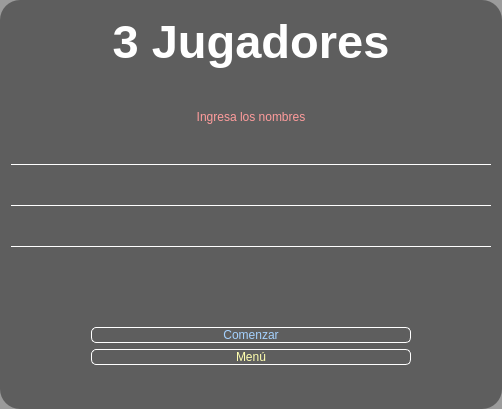
              <widget class="QWidget" name="tres">
               <property name="styleSheet">
                <string notr="true">QWidget {
	background-color: rgba(0, 0, 0, 100); 
	border-radius:20px;
}

QPushButton {
	font: 87 20pt &quot;Txt&quot;;
	background-color: #000000ff;
	border-radius: 5px;
	border: 1px solid white;
}

QPushButton:hover {
	background-color: black;
}</string>
               </property>
               <layout class="QVBoxLayout" name="verticalLayout_16">
                <item>
                 <widget class="QLabel" name="label_24">
                  <property name="minimumSize">
                   <size>
                    <width>480</width>
                    <height>60</height>
                   </size>
                  </property>
                  <property name="maximumSize">
                   <size>
                    <width>16777215</width>
                    <height>60</height>
                   </size>
                  </property>
                  <property name="font">
                   <font>
                    <family>MS Sans Serif</family>
                    <pointsize>35</pointsize>
                    <italic>false</italic>
                    <bold>true</bold>
                   </font>
                  </property>
                  <property name="layoutDirection">
                   <enum>Qt::RightToLeft</enum>
                  </property>
                  <property name="styleSheet">
                   <string notr="true">font: 700 35pt &quot;MS Sans Serif&quot;;
color: rgb(255, 255, 255);
background-color: #000000ff;
</string>
                  </property>
                  <property name="text">
                   <string>3 Jugadores</string>
                  </property>
                  <property name="alignment">
                   <set>Qt::AlignCenter</set>
                  </property>
                 </widget>
                </item>
                <item>
                 <spacer name="verticalSpacer_17">
                  <property name="orientation">
                   <enum>Qt::Vertical</enum>
                  </property>
                  <property name="sizeHint" stdset="0">
                   <size>
                    <width>20</width>
                    <height>33</height>
                   </size>
                  </property>
                 </spacer>
                </item>
                <item>
                 <widget class="QLabel" name="label_23">
                  <property name="maximumSize">
                   <size>
                    <width>16777215</width>
                    <height>40</height>
                   </size>
                  </property>
                  <property name="styleSheet">
                   <string notr="true">font: 87 20pt &quot;Txt&quot;;
color: rgb(255, 156, 156);
background-color: #000000ff;

	</string>
                  </property>
                  <property name="text">
                   <string>Ingresa los nombres</string>
                  </property>
                  <property name="alignment">
                   <set>Qt::AlignCenter</set>
                  </property>
                 </widget>
                </item>
                <item>
                 <widget class="QTextEdit" name="in_nombre_3">
                  <property name="sizePolicy">
                   <sizepolicy hsizetype="Expanding" vsizetype="Expanding">
                    <horstretch>0</horstretch>
                    <verstretch>0</verstretch>
                   </sizepolicy>
                  </property>
                  <property name="minimumSize">
                   <size>
                    <width>0</width>
                    <height>34</height>
                   </size>
                  </property>
                  <property name="maximumSize">
                   <size>
                    <width>16777215</width>
                    <height>35</height>
                   </size>
                  </property>
                  <property name="styleSheet">
                   <string notr="true">font: 87 20pt &quot;Txt&quot;;
color: rgb(255, 255, 255);
background-color: #000000ff;
border: none;
border-bottom: 1px solid white;</string>
                  </property>
                  <property name="verticalScrollBarPolicy">
                   <enum>Qt::ScrollBarAlwaysOff</enum>
                  </property>
                  <property name="html">
                   <string>&lt;!DOCTYPE HTML PUBLIC &quot;-//W3C//DTD HTML 4.0//EN&quot; &quot;http://www.w3.org/TR/REC-html40/strict.dtd&quot;&gt;
&lt;html&gt;&lt;head&gt;&lt;meta name=&quot;qrichtext&quot; content=&quot;1&quot; /&gt;&lt;meta charset=&quot;utf-8&quot; /&gt;&lt;style type=&quot;text/css&quot;&gt;
p, li { white-space: pre-wrap; }
hr { height: 1px; border-width: 0; }
li.unchecked::marker { content: &quot;\2610&quot;; }
li.checked::marker { content: &quot;\2612&quot;; }
&lt;/style&gt;&lt;/head&gt;&lt;body style=&quot; font-family:'Txt'; font-size:20pt; font-weight:87; font-style:normal;&quot;&gt;
&lt;p style=&quot;-qt-paragraph-type:empty; margin-top:0px; margin-bottom:0px; margin-left:0px; margin-right:0px; -qt-block-indent:0; text-indent:0px;&quot;&gt;&lt;br /&gt;&lt;/p&gt;&lt;/body&gt;&lt;/html&gt;</string>
                  </property>
                 </widget>
                </item>
                <item>
                 <widget class="QTextEdit" name="in_nombre_4">
                  <property name="sizePolicy">
                   <sizepolicy hsizetype="Expanding" vsizetype="Expanding">
                    <horstretch>0</horstretch>
                    <verstretch>0</verstretch>
                   </sizepolicy>
                  </property>
                  <property name="minimumSize">
                   <size>
                    <width>0</width>
                    <height>34</height>
                   </size>
                  </property>
                  <property name="maximumSize">
                   <size>
                    <width>16777215</width>
                    <height>35</height>
                   </size>
                  </property>
                  <property name="styleSheet">
                   <string notr="true">font: 87 20pt &quot;Txt&quot;;
color: rgb(255, 255, 255);
background-color: #000000ff;
border: none;
border-bottom: 1px solid white;</string>
                  </property>
                  <property name="verticalScrollBarPolicy">
                   <enum>Qt::ScrollBarAlwaysOff</enum>
                  </property>
                  <property name="html">
                   <string>&lt;!DOCTYPE HTML PUBLIC &quot;-//W3C//DTD HTML 4.0//EN&quot; &quot;http://www.w3.org/TR/REC-html40/strict.dtd&quot;&gt;
&lt;html&gt;&lt;head&gt;&lt;meta name=&quot;qrichtext&quot; content=&quot;1&quot; /&gt;&lt;meta charset=&quot;utf-8&quot; /&gt;&lt;style type=&quot;text/css&quot;&gt;
p, li { white-space: pre-wrap; }
hr { height: 1px; border-width: 0; }
li.unchecked::marker { content: &quot;\2610&quot;; }
li.checked::marker { content: &quot;\2612&quot;; }
&lt;/style&gt;&lt;/head&gt;&lt;body style=&quot; font-family:'Txt'; font-size:20pt; font-weight:87; font-style:normal;&quot;&gt;
&lt;p style=&quot;-qt-paragraph-type:empty; margin-top:0px; margin-bottom:0px; margin-left:0px; margin-right:0px; -qt-block-indent:0; text-indent:0px;&quot;&gt;&lt;br /&gt;&lt;/p&gt;&lt;/body&gt;&lt;/html&gt;</string>
                  </property>
                 </widget>
                </item>
                <item>
                 <widget class="QTextEdit" name="in_nombre_5">
                  <property name="sizePolicy">
                   <sizepolicy hsizetype="Expanding" vsizetype="Expanding">
                    <horstretch>0</horstretch>
                    <verstretch>0</verstretch>
                   </sizepolicy>
                  </property>
                  <property name="minimumSize">
                   <size>
                    <width>0</width>
                    <height>34</height>
                   </size>
                  </property>
                  <property name="maximumSize">
                   <size>
                    <width>16777215</width>
                    <height>35</height>
                   </size>
                  </property>
                  <property name="styleSheet">
                   <string notr="true">font: 87 20pt &quot;Txt&quot;;
color: rgb(255, 255, 255);
background-color: #000000ff;
border: none;
border-bottom: 1px solid white;</string>
                  </property>
                  <property name="verticalScrollBarPolicy">
                   <enum>Qt::ScrollBarAlwaysOff</enum>
                  </property>
                  <property name="html">
                   <string>&lt;!DOCTYPE HTML PUBLIC &quot;-//W3C//DTD HTML 4.0//EN&quot; &quot;http://www.w3.org/TR/REC-html40/strict.dtd&quot;&gt;
&lt;html&gt;&lt;head&gt;&lt;meta name=&quot;qrichtext&quot; content=&quot;1&quot; /&gt;&lt;meta charset=&quot;utf-8&quot; /&gt;&lt;style type=&quot;text/css&quot;&gt;
p, li { white-space: pre-wrap; }
hr { height: 1px; border-width: 0; }
li.unchecked::marker { content: &quot;\2610&quot;; }
li.checked::marker { content: &quot;\2612&quot;; }
&lt;/style&gt;&lt;/head&gt;&lt;body style=&quot; font-family:'Txt'; font-size:20pt; font-weight:87; font-style:normal;&quot;&gt;
&lt;p style=&quot;-qt-paragraph-type:empty; margin-top:0px; margin-bottom:0px; margin-left:0px; margin-right:0px; -qt-block-indent:0; text-indent:0px;&quot;&gt;&lt;br /&gt;&lt;/p&gt;&lt;/body&gt;&lt;/html&gt;</string>
                  </property>
                 </widget>
                </item>
                <item>
                 <widget class="QLabel" name="label_25">
                  <property name="minimumSize">
                   <size>
                    <width>0</width>
                    <height>34</height>
                   </size>
                  </property>
                  <property name="maximumSize">
                   <size>
                    <width>16777215</width>
                    <height>40</height>
                   </size>
                  </property>
                  <property name="styleSheet">
                   <string notr="true">font: 87 20pt &quot;Txt&quot;;
color: rgb(255, 156, 156);
background-color: #000000ff;</string>
                  </property>
                  <property name="text">
                   <string/>
                  </property>
                  <property name="alignment">
                   <set>Qt::AlignCenter</set>
                  </property>
                 </widget>
                </item>
                <item>
                 <spacer name="verticalSpacer_18">
                  <property name="orientation">
                   <enum>Qt::Vertical</enum>
                  </property>
                  <property name="sizeHint" stdset="0">
                   <size>
                    <width>20</width>
                    <height>34</height>
                   </size>
                  </property>
                 </spacer>
                </item>
                <item>
                 <layout class="QHBoxLayout" name="horizontalLayout_16">
                  <item>
                   <spacer name="horizontalSpacer_28">
                    <property name="orientation">
                     <enum>Qt::Horizontal</enum>
                    </property>
                    <property name="sizeHint" stdset="0">
                     <size>
                      <width>40</width>
                      <height>20</height>
                     </size>
                    </property>
                   </spacer>
                  </item>
                  <item>
                   <layout class="QVBoxLayout" name="verticalLayout_13">
                    <item>
                     <widget class="QPushButton" name="play_3">
                      <property name="minimumSize">
                       <size>
                        <width>320</width>
                        <height>0</height>
                       </size>
                      </property>
                      <property name="maximumSize">
                       <size>
                        <width>320</width>
                        <height>16777215</height>
                       </size>
                      </property>
                      <property name="styleSheet">
                       <string notr="true">color: rgb(165, 210, 255);</string>
                      </property>
                      <property name="text">
                       <string>Comenzar</string>
                      </property>
                     </widget>
                    </item>
                    <item>
                     <widget class="QPushButton" name="menu_3p">
                      <property name="minimumSize">
                       <size>
                        <width>320</width>
                        <height>0</height>
                       </size>
                      </property>
                      <property name="maximumSize">
                       <size>
                        <width>320</width>
                        <height>16777215</height>
                       </size>
                      </property>
                      <property name="styleSheet">
                       <string notr="true">color: rgb(255, 255, 175)</string>
                      </property>
                      <property name="text">
                       <string>Menú</string>
                      </property>
                     </widget>
                    </item>
                   </layout>
                  </item>
                  <item>
                   <spacer name="horizontalSpacer_29">
                    <property name="orientation">
                     <enum>Qt::Horizontal</enum>
                    </property>
                    <property name="sizeHint" stdset="0">
                     <size>
                      <width>40</width>
                      <height>20</height>
                     </size>
                    </property>
                   </spacer>
                  </item>
                 </layout>
                </item>
                <item>
                 <spacer name="verticalSpacer_16">
                  <property name="orientation">
                   <enum>Qt::Vertical</enum>
                  </property>
                  <property name="sizeHint" stdset="0">
                   <size>
                    <width>20</width>
                    <height>33</height>
                   </size>
                  </property>
                 </spacer>
                </item>
               </layout>
              </widget>
